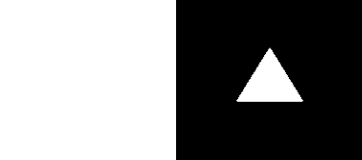
#> input picture temel_islemler/bitwise2.png, 362 x 160 px
$ jupyter execute --allow-errors 'resim_ıslemler.ipynb'
#> lines starting #> are read from the running program, lines starting #| are printed output that depends on the picture; after the words box and inside, x2 and y2 are one past the last pixel; in counts of white or black regions, pixels touching at a corner belong together
resimleri üst üste toplama

[cell 1]
import cv2
import numpy as np

cricle = np.zeros((512,512,3), dtype=np.uint8) + 255
cv2.circle(cricle, (256,256), 60, (255,0,0), thickness=-1)
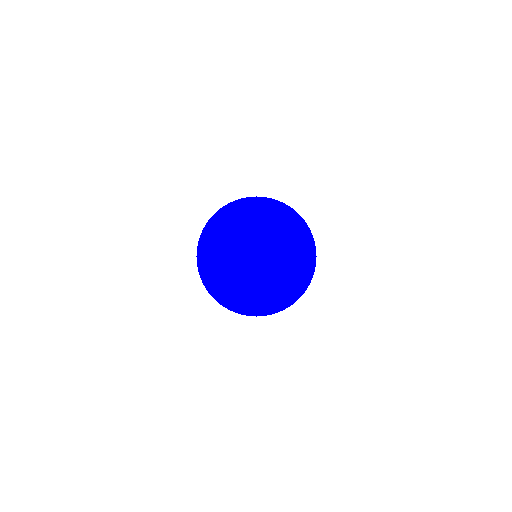
#> cricle: shape (512, 512, 3); mean of channels 0, 1, 2 255, 244, 244; drawn as B, G, R

rectangle = np.zeros((512,512,3), dtype=np.uint8) + 255
cv2.rectangle(rectangle, (150,150), (350,350), (0,0,255), thickness=-1)
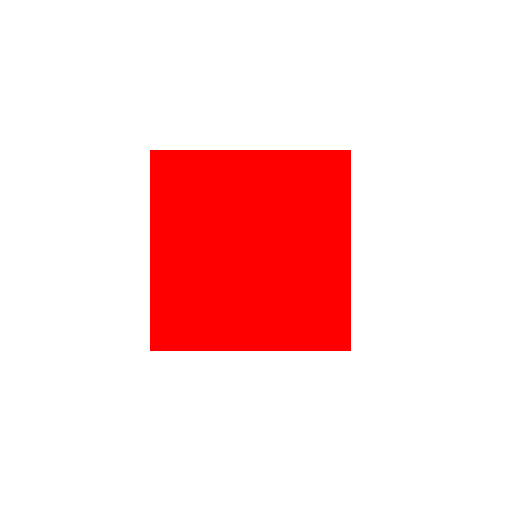
#> rectangle: shape (512, 512, 3); mean of channels 0, 1, 2 215.7, 215.7, 255; drawn as B, G, R

add = cv2.add(cricle, rectangle)
print(add[256,256])
#| [255   0 255]

cv2.imshow("cricle", cricle)
cv2.imshow("rectangle", rectangle)
cv2.imshow("add", add)
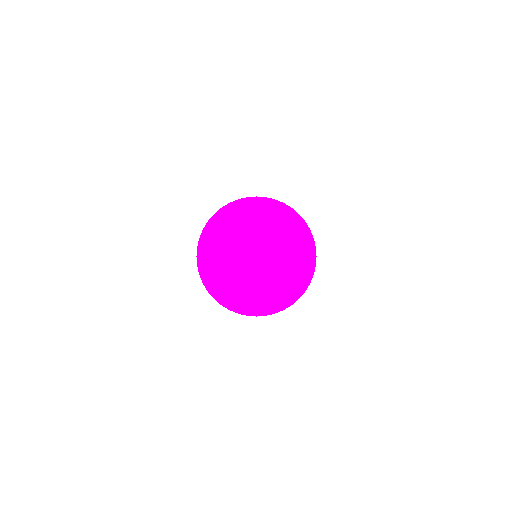
#> window 'add': shape (512, 512, 3); mean B, G, R 255, 244, 255

cv2.waitKey(0)
cv2.destroyAllWindows()

resimleri ağırlık ortalamasına göre toplama

[cell 2]
import cv2
import numpy as np

cricle = np.zeros((512,512,3), dtype=np.uint8) + 255
cv2.circle(cricle, (256,256), 60, (255,0,0), thickness=-1)

rectangle = np.zeros((512,512,3), dtype=np.uint8) + 255
cv2.rectangle(rectangle, (150,150), (350,350), (0,0,255), thickness=-1)

dst = cv2.addWeighted(cricle, 0.3, rectangle, 0.7, 0)

cv2.imshow("cricle", cricle)
cv2.imshow("rectangle", rectangle)
cv2.imshow("dst", dst)
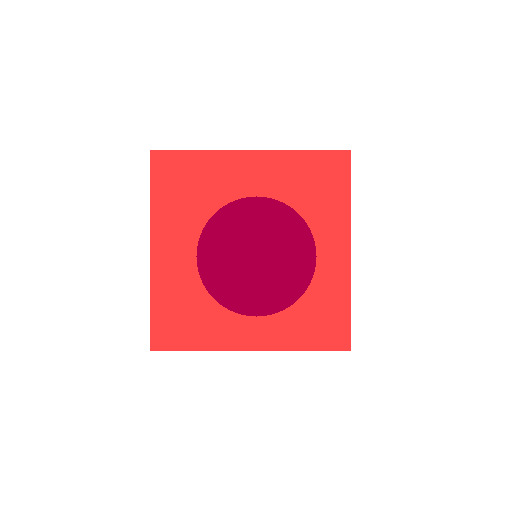
#> window 'dst': shape (512, 512, 3); mean B, G, R 227.4, 224.1, 251.7

cv2.waitKey(0)
cv2.destroyAllWindows()

renkleri tersine çevirme toplama fln

[cell 3]
import cv2
import numpy as np

img1= cv2.imread("bitwise1.png")
img2= cv2.imread("bitwise2.png")
#> img2 is the input picture: shape (160, 362, 3); mean B, G, R 132.2, 132.2, 132.2

#> (the rest of this cell did not finish here and is left out)

şeklin ağırlık ortalamasını bulma

[cell 4]
import cv2

img = cv2.imread("contour.png")
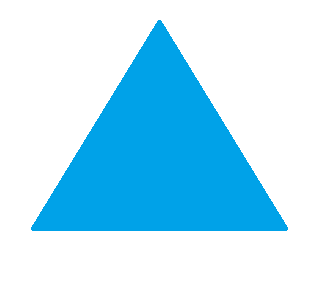
#> input picture temel_islemler/contour.png, 317 x 285 px
#> img is the input picture: shape (285, 317, 3); mean B, G, R 247.9, 226.4, 176.5

gray = cv2.cvtColor(img,cv2.COLOR_BGR2GRAY)
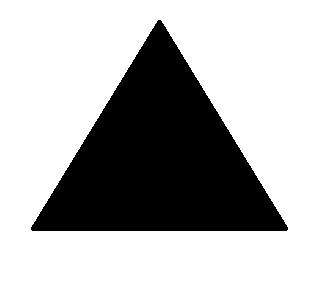
#> gray: shape (285, 317); values 122 (black) and 255 (white), 69.2% white; 1 black region, box (x1, y1, x2, y2) and area: (31, 20, 288, 231) 27811

rat,thresh = cv2.threshold(gray,127,255,cv2.THRESH_BINARY)
#> thresh: shape (285, 317); 69.2% white; 1 black region
M = cv2.moments(thresh)
#> M = moments, m00 15946170, centre m10/m00, m01/m00 = (157.5, 134.3)
# print(M) burdan value değerlerini bulduk aşağıdaki işlem ezber

X = int(M["m10"]/M["m00"])
#> X = 157
Y = int(M["m01"]/M["m00"])
#> Y = 134

cv2.circle(img,(X,Y),5,(0,255,0), -1)
#> img: shape (285, 317, 3); 0.09% of pixels changed, all inside (x1, y1, x2, y2) = (152, 129, 163, 140)

cv2.imshow("img",img)
cv2.waitKey()
cv2.destroyAllWindows()

şeklin alan hesabı

[cell 5]
import cv2

img = cv2.imread("contour.png")

gray = cv2.cvtColor(img, cv2.COLOR_BGR2GRAY)
ret,thresh = cv2.threshold(gray,127,255,cv2.THRESH_BINARY)
contours,_ = cv2.findContours(thresh,cv2.RETR_TREE,cv2.CHAIN_APPROX_SIMPLE)
#> contours = 2 contours; box (x1, y1, x2, y2) and area: (0, 0, 317, 285) 89744, (30, 19, 289, 232) 28150

cnt = contours[0]
#> cnt = [[0, 0], [0, 284], [316, 284], [316, 0]]
area =cv2.contourArea(cnt)
#> area = 89744
print(area)
#| 89744.0

M = cv2.moments(cnt)
#> M = moments, m00 89744, centre m10/m00, m01/m00 = (158, 142)
print(M['m00'])
#| 89744.0

cv2.waitKey(0)
cv2.destroyAllWindows()

şeklin çevre hesabı

[cell 6]
import cv2

img = cv2.imread("contour.png")

gray = cv2.cvtColor(img, cv2.COLOR_BGR2GRAY)
ret,thresh = cv2.threshold(gray,127,255,cv2.THRESH_BINARY)
contours,_ = cv2.findContours(thresh,cv2.RETR_TREE,cv2.CHAIN_APPROX_SIMPLE)

perimeter = cv2.arcLength(cnt,True)
#> perimeter = 1200
print(perimeter)
#| 1200.0

cv2.waitKey(0)
cv2.destroyAllWindows()
